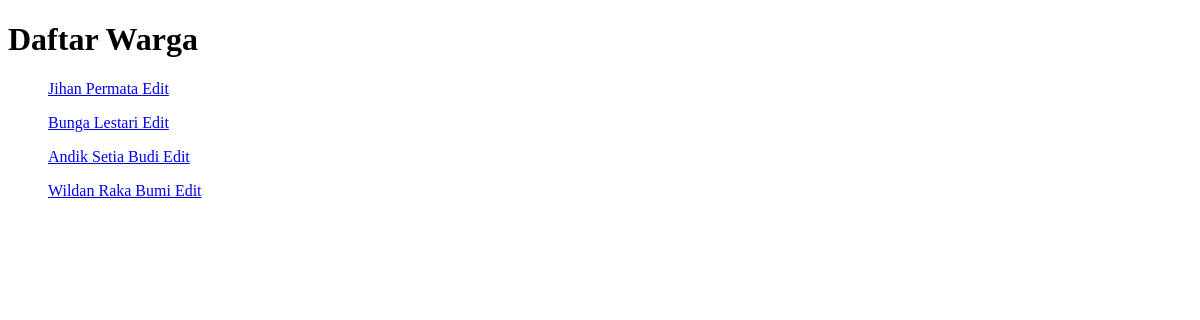
The app's page /warga/, older data.
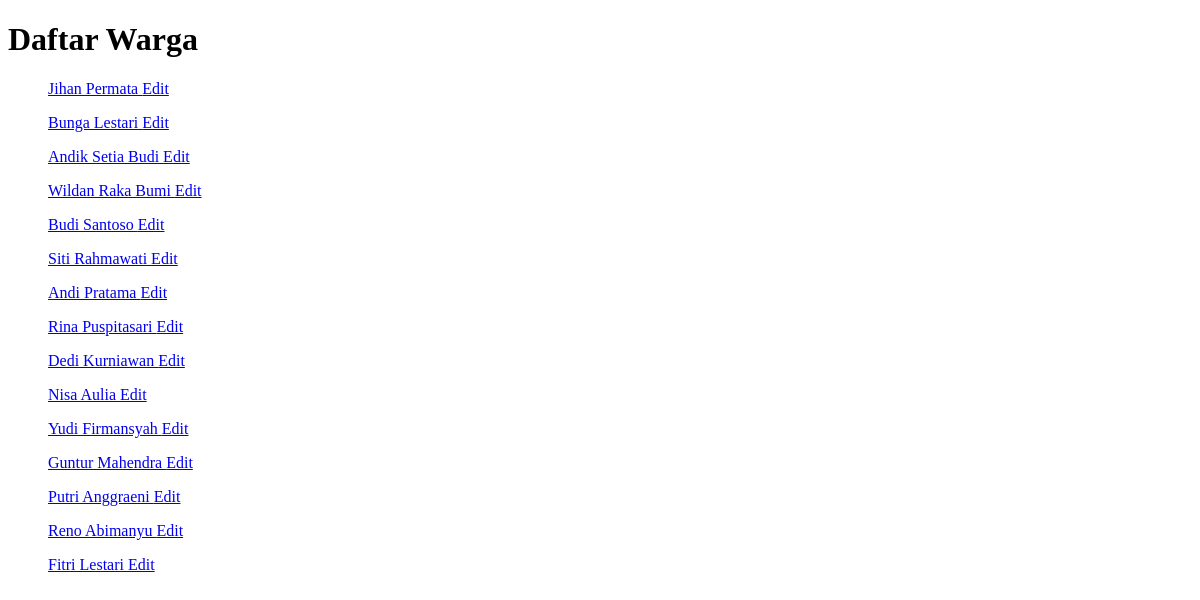
The same page, newer data.
### warga/models.py (models this page shows, shortened)
class Warga(models.Model):
    nik = models.CharField(max_length=16, unique=True, verbose_name="Nomor Induk Kependudukan")
    nama_lengkap = models.CharField(max_length=100, verbose_name="Nama Lengkap")
    alamat = models.TextField(verbose_name="Alamat Tinggal")
    no_telepon = models.CharField(max_length=15, blank=True, verbose_name="Nomor Telepon")
    tanggal_registrasi = models.DateTimeField(auto_now_add=True)
    tanggal_lahir = models.DateField(verbose_name="Tanggal Lahir", null=True, blank=True)
    jenis_kelamin = models.CharField(
        max_length=10,
        choices=[('Laki-laki', 'Laki-laki'), ('Perempuan', 'Perempuan')],
        verbose_name="Jenis Kelamin",
        null=True,
        blank=True
    )

### warga/views.py (the view)
# urls.py: path('', WargaListView.as_view(), name='warga-list'),
class WargaListView(ListView):
    model = Warga
    template_name = 'warga/warga_list.html'
    context_object_name = 'object_list'

### warga/templates/warga/warga_list.html (shortened to what this page needs)
<!DOCTYPE html>
<html lang="en">
<head>
</head>
<body>
    <h1>Daftar Warga</h1>
    <ul>
    {% for warga in object_list %}
    <p>
        <a href="{% url 'warga-detail' warga.pk %}">
            {{ warga.nama_lengkap }}
        </a>
        <a href="{% url 'warga-edit' warga.pk %}">Edit</a>
    </p>
    {% endfor %}
    </ul>
</body>
</html>

Row changes from the older to the newer data that the page shows:
added Warga: nama_lengkap "Budi Santoso"
added Warga: nama_lengkap "Siti Rahmawati"
added Warga: nama_lengkap "Andi Pratama"
added Warga: nama_lengkap "Rina Puspitasari"
added Warga: nama_lengkap "Dedi Kurniawan"
added Warga: nama_lengkap "Nisa Aulia"
added Warga: nama_lengkap "Yudi Firmansyah"
added Warga: nama_lengkap "Guntur Mahendra"
added Warga: nama_lengkap "Putri Anggraeni"
added Warga: nama_lengkap "Reno Abimanyu"
added Warga: nama_lengkap "Fitri Lestari"
